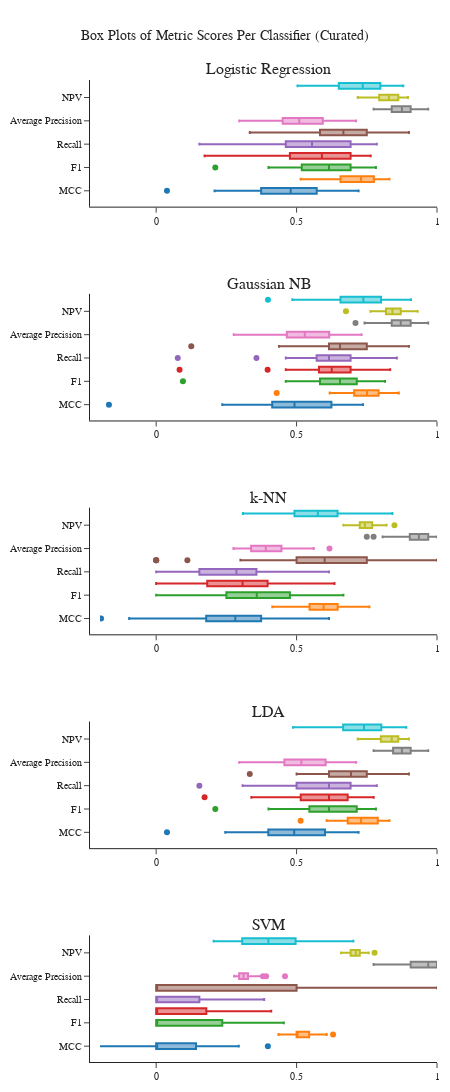

Write notebook code for a chart like this one.
### Code cell
scores_fig2 = metric_box_plots(all_dfs2, classifier_names, 'Box Plots of Metric Scores Per Classifier (Curated)', [-0.2, 1])
pio.show(scores_fig2)
